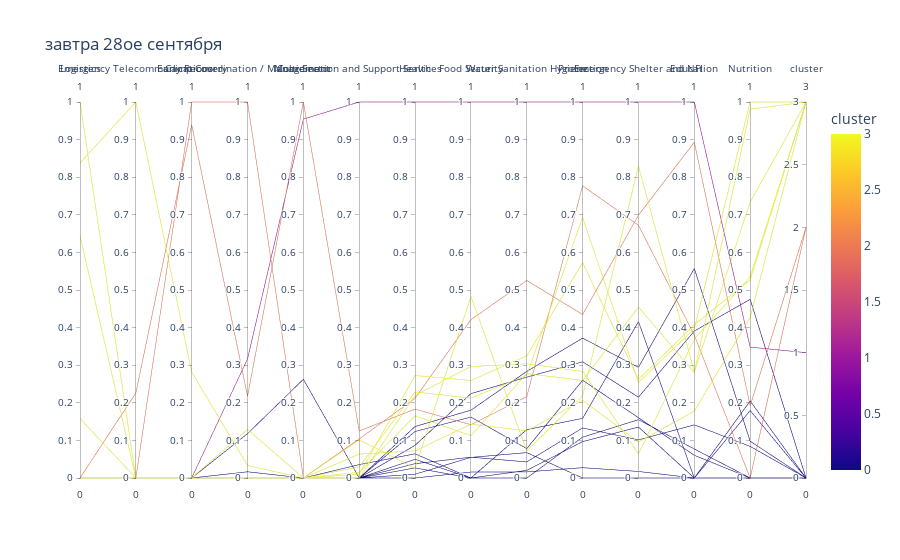

Notebook cell for this chart:
### Code cell
#@title завтра 31ое сентября
df3 = pd.DataFrame()
# for i in [0,1,3,4]:
#     df3 = pd.concat([df3, df2[(df2.cluster == i)]])
df3 = df2.copy()

# pd.DataFrame(df3.groupby(['cluster',])['CBPF Name'].apply(list))
dimensions = ['Logistics','Emergency Telecommunications', 'Early Recovery', 'Camp Coordination / Management',
 'Multi-Sector', 'Coordination and Support Services', 'Health', 'Food Security', 'Water Sanitation Hygiene',
 'Protection', 'Emergency Shelter and NFI','Education', 'Nutrition','cluster']
 
px.parallel_coordinates(df3, dimensions=dimensions,title='завтра 28ое сентября', color=df3.cluster, labels ='CBPF Name').show()

display(df3[['cluster','CBPF Name']].groupby(['cluster','CBPF Name']).count())

### Figure 1 — Plotly figure (JSON) as saved in the notebook; plotly's stock layout.template omitted (floating-point values rounded to 4 significant figures)
{"data": [{"dimensions": [{"label": "Logistics", "values": [0, 0.8379, 1, 0, 0, 0, 0, 0, 0, 0, 0, 0.6442, 0.1581, 0, 0, 0, 0, 0]}, {"label": "Emergency Telecommunications", "values": [0, 1, 0, 0, 0.2261, 0, 0, 0, 0, 0, 0, 0, 0, 0, 0, 0, 0, 0]}, {"label": "Early Recovery", "values": [0, 0.2816, 0, 0, 0.9392, 0, 0, 0, 0, 0, 0, 0, 0, 0, 1, 0, 0, 0]}, {"label": "Camp Coordination / Management", "values": [0, 0.03329, 0, 0, 0.2175, 0, 0, 0.01657, 0, 0, 0.1179, 0.1292, 0, 0, 1, 0, 0.3168, 0]}, {"label": "Multi-Sector", "values": [0, 0, 0, 0, 1, 0, 0, 0, 0, 0, 0.2627, 0, 0, 0, 0, 0, 0.9545, 0]}, {"label": "Coordination and Support Services", "values": [0.1018, 0.06357, 0.01008, 0.01507, 0.1251, 0, 0, 0, 0.03562, 0, 0, 0.02952, 0, 0, 0.104, 0, 1, 0]}, {"label": "Health", "values": [0.02593, 0.07205, 0.2725, 0.1653, 0.1831, 0.02691, 0.04975, 0.03809, 0.06433, 0.01007, 0.08705, 0.2289, 0.2198, 0.137, 0.2122, 0, 1, 0.1237]}, {"label": "Food Security", "values": [0.483, 0.1432, 0.2594, 0.1127, 0.1417, 0, 0, 0.05539, 0, 0.0548, 0.2244, 0.2124, 0.2964, 0.1804, 0.421, 0.01579, 1, 0.162]}, {"label": "Water Sanitation Hygiene", "values": [0.07175, 0.1254, 0.3247, 0.2777, 0.2163, 0.02019, 0, 0.04276, 0.1286, 0.06748, 0.2683, 0.2738, 0.3037, 0.2835, 0.5254, 0.01621, 1, 0.07812]}, {"label": "Protection", "values": [0.2188, 0.2067, 0.5729, 0.2595, 0.777, 0.09674, 0.1086, 0.1332, 0.1586, 0, 0.3091, 0.693, 0.2834, 0.372, 0.4348, 0.02745, 1, 0.2599]}, {"label": "Emergency Shelter and NFI", "values": [0.8294, 0.09566, 0.2622, 0.4545, 0.6722, 0.1356, 0.1551, 0.1014, 0.4159, 0, 0.2149, 0.2542, 0.06426, 0.2944, 0.6991, 0.01738, 1, 0.1604]}, {"label": "Education", "values": [0.2824, 0.1777, 0.4075, 0.2801, 0.38, 0, 0.07723, 0.1413, 0, 0, 0.3909, 0.397, 0.369, 0.5572, 0.893, 0, 1, 0.06049]}, {"label": "Nutrition", "values": [0.7338, 0.4269, 0.5267, 0.9811, 0, 0, 0, 0.08411, 0.1794, 0.2049, 0.4751, 1, 0.5353, 0.09785, 0.1922, 0, 0.3481, 0]}, {"label": "cluster", "values": [3, 3, 3, 3, 2, 0, 0, 0, 0, 0, 0, 3, 3, 0, 2, 0, 1, 0]}], "domain": {"x": [0, 1], "y": [0, 1]}, "line": {"color": [3, 3, 3, 3, 2, 0, 0, 0, 0, 0, 0, 3, 3, 0, 2, 0, 1, 0], "coloraxis": "coloraxis"}, "name": "", "type": "parcoords"}], "layout": {"coloraxis": {"colorbar": {"title": {"text": "cluster"}}, "colorscale": [[0, "#0d0887"], [0.1111, "#46039f"], [0.2222, "#7201a8"], [0.3333, "#9c179e"], [0.4444, "#bd3786"], [0.5556, "#d8576b"], [0.6667, "#ed7953"], [0.7778, "#fb9f3a"], [0.8889, "#fdca26"], [1, "#f0f921"]]}, "legend": {"tracegroupgap": 0}, "title": {"text": "завтра 28ое сентября"}}}
